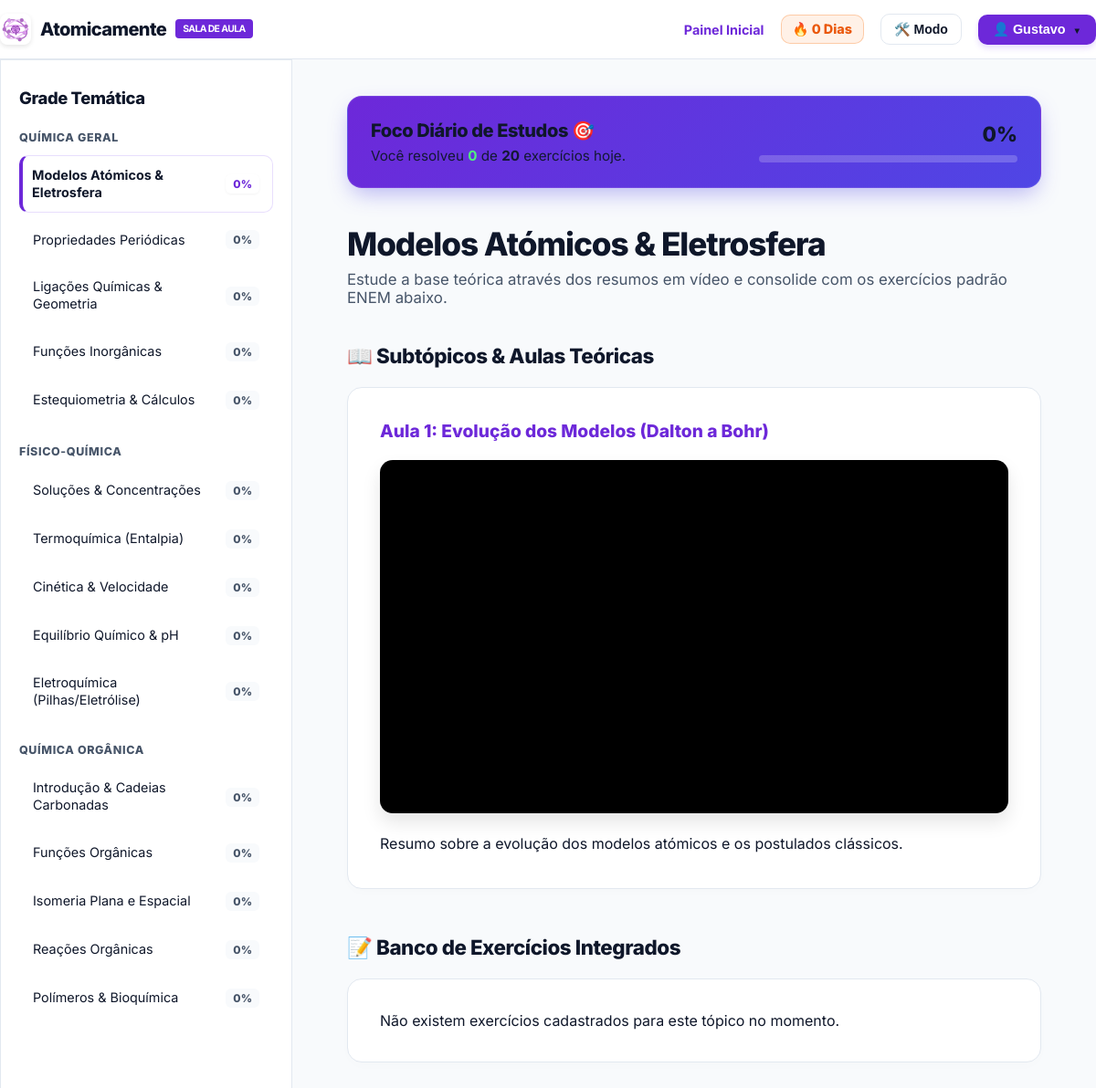
The page /topico.php (signed in) on the database as committed earlier.
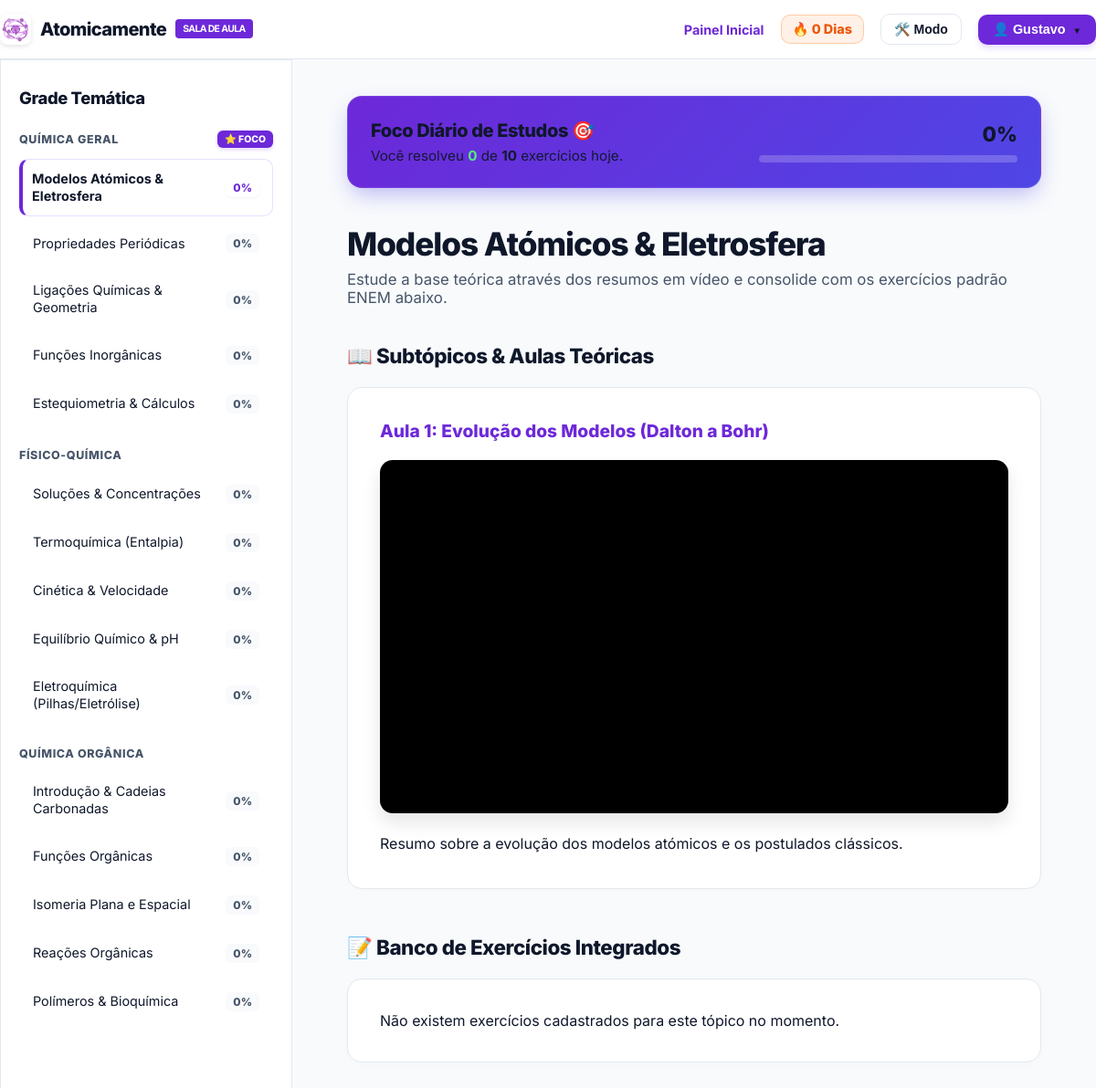
The same page on the database as committed later.
### tables this page shows
CREATE TABLE `users` (
  `id` int(11) NOT NULL,
  `role_id` int(11) NOT NULL,
  `nome` varchar(100) NOT NULL,
  `email` varchar(150) NOT NULL,
  `password_hash` varchar(255) NOT NULL,
  `meta_diaria` int(11) DEFAULT '20',
  `frente_foco` varchar(50) DEFAULT '',
  `streak` int(11) DEFAULT '0',
  `ultimo_estudo` date DEFAULT NULL
);

CREATE TABLE `frentes` (
  `id` int(11) NOT NULL,
  `nome` varchar(100) NOT NULL,
  `slug` varchar(100) NOT NULL,
  `icone` varchar(50) DEFAULT NULL
);

CREATE TABLE `topicos` (
  `id` int(11) NOT NULL,
  `frente_id` int(11) NOT NULL,
  `nome` varchar(100) NOT NULL,
  `slug` varchar(100) NOT NULL
);

CREATE TABLE `aulas` (
  `id` int(11) NOT NULL,
  `topico_id` int(11) NOT NULL,
  `titulo` varchar(150) NOT NULL,
  `video_url` varchar(255) DEFAULT NULL,
  `resumo` text,
  `ordem` int(11) DEFAULT '1'
);

### topico.php (the view, shortened to what this page needs)
<?php
require_once 'config.php';
$user_id = $_SESSION['user_id'];
$slug_atual = isset($_GET['id']) ? $_GET['id'] : 'modelos-atomicos';
try {
    $stmtUser = $pdo->prepare("SELECT meta_diaria, frente_foco FROM users WHERE id = :uid");
    $stmtUser->execute([':uid' => $user_id]);
    $userData = $stmtUser->fetch(PDO::FETCH_ASSOC);
    $meta_diaria = $userData['meta_diaria'] ?? 0;
    $foco_aluno = $userData['frente_foco'] ?? '';
    $stmtHoje = $pdo->prepare("SELECT COUNT(*) FROM user_progress WHERE user_id = :uid AND DATE(respondido_em) = CURDATE()");
    $stmtHoje->execute([':uid' => $user_id]);
    $feitos_hoje = $stmtHoje->fetchColumn();
    $frentes_sidebar = [];
    $stmtFrentes = $pdo->query("SELECT * FROM frentes ORDER BY id ASC");
    while ($frente = $stmtFrentes->fetch()) {
        $nome_frente = $frente['nome'];
        $eh_foco = false;
        if (
            ($foco_aluno === 'geral' && stripos($nome_frente, 'geral') !== false) ||
            ($foco_aluno === 'fisico' && stripos($nome_frente, 'físico') !== false) ||
            ($foco_aluno === 'fisico' && stripos($nome_frente, 'fisico') !== false) ||
            ($foco_aluno === 'organica' && stripos($nome_frente, 'orgânica') !== false) ||
            ($foco_aluno === 'organica' && stripos($nome_frente, 'organica') !== false) ||
            ($foco_aluno === 'ambiental' && stripos($nome_frente, 'ambiental') !== false)
        ) {
            $eh_foco = true;
        }
        $frente['eh_foco'] = $eh_foco;
        $stmtTopicos = $pdo->prepare("
            SELECT t.*,
                (SELECT COUNT(*) FROM questions q WHERE q.subtopic_id = t.id) as total_questoes,
                (SELECT COUNT(DISTINCT up.question_id)
                 FROM user_progress up
                 JOIN questions q ON up.question_id = q.id
                 WHERE q.subtopic_id = t.id AND up.user_id = :uid) as respondidas
            FROM topicos t
            WHERE t.frente_id = :fid
            ORDER BY t.id ASC
        ");
        $stmtTopicos->execute([':uid' => $user_id, ':fid' => $frente['id']]);
        $topicos_lista = $stmtTopicos->fetchAll();
        $frente['topicos'] = $topicos_lista;
        $frentes_sidebar[] = $frente;
    }
    $stmtAtual = $pdo->prepare("SELECT * FROM topicos WHERE slug = :slug");
    $stmtAtual->execute([':slug' => $slug_atual]);
    $topico_dados = $stmtAtual->fetch();
    $topico_id = $topico_dados['id'];
    $nome_topico_atual = $topico_dados['nome'];
    $stmtAulas = $pdo->prepare("SELECT * FROM aulas WHERE topico_id = :tid ORDER BY ordem ASC");
    $stmtAulas->execute([':tid' => $topico_id]);
    $aulas_topico = $stmtAulas->fetchAll();
    $stmtQuestoes = $pdo->prepare("
        SELECT q.*, up.is_correct as ja_respondida
        FROM questions q
        LEFT JOIN user_progress up ON q.id = up.question_id AND up.user_id = :uid
        WHERE q.subtopic_id = :tid
        ORDER BY q.id ASC
    ");
    $stmtQuestoes->execute([':uid' => $user_id, ':tid' => $topico_id]);
    $questoes_topico = $stmtQuestoes->fetchAll();
} catch (PDOException $e) {
    die("Erro de conexão na sala de aula: " . $e->getMessage());
}
?>
<!DOCTYPE html>
<html lang="pt-BR">
<head>
  <link rel="stylesheet" href="css/plataforma.css">
</head>
<body class="dash-body">
  <header class="topo-dash" style="border-bottom: 1px solid var(--borda);">
    <div class="container nav-dash" style="display: flex; justify-content: space-between; align-items: center; width: 100%;">
      <a href="dashboard.php" class="marca-dash" style="font-family: 'Inter', sans-serif; font-weight: 800; font-size: 1.25rem; letter-spacing: -0.03em; display: flex; align-items: center; gap: 10px;">
        <img src="assets/icone-simplificado.png" alt="Logo" style="height: 34px; border-radius: 8px; box-shadow: 0 2px 5px rgba(0,0,0,0.1);" />
        Atomicamente
        <span class="badge-enem" style="background: var(--roxo-base); font-size: 0.65rem; padding: 4px 8px; transform: translateY(-1px);">SALA DE AULA</span>
      </a>
      <div style="display: flex; align-items: center; gap: 18px;">
        <a href="dashboard.php" style="color: var(--roxo-base); text-decoration: none; font-weight: 700; font-size: 0.9rem; transition: opacity 0.2s;">Painel Inicial</a>
<div style="display: flex; align-items: center; gap: 6px; background: rgba(249, 115, 22, 0.1); border: 1px solid rgba(249, 115, 22, 0.3); padding: 6px 12px; border-radius: 10px; font-weight: 800; color: #ea580c; font-size: 0.9rem;">
  🔥 <?php
        $stmtStreak = $pdo->prepare("SELECT streak FROM users WHERE id = :uid");
        $stmtStreak->execute([':uid' => $_SESSION['user_id']]);
        echo $stmtStreak->fetchColumn() ?: 0;
     ?> Dias
</div>
        <div class="menu-dropdown">
          <button onclick="alternarDropdown('drop-config')" style="background: none; border: 1px solid var(--borda); color: var(--texto-principal); padding: 8px 14px; font-size: 0.88rem; border-radius: 10px; font-weight: 600; cursor: pointer; transition: all 0.2s;">
            🛠️ Modo
          </button>
        </div>
        <div class="menu-dropdown">
          <button onclick="alternarDropdown('drop-perfil')" style="background: var(--roxo-base); color: white; border: none; padding: 8px 16px; font-size: 0.9rem; border-radius: 10px; font-weight: 700; cursor: pointer; box-shadow: 0 4px 6px rgba(139, 92, 246, 0.2); transition: all 0.2s;">
            👤 <?php echo explode(' ', $_SESSION['user_nome'] ?? 'Estudante')[0]; ?> <span style="font-size: 0.6rem; margin-left: 4px;">▼</span>
          </button>
        </div>
      </div>
    </div>
  </header>
  <div class="layout-sala-aula">
    <nav class="sidebar-grade">
      <h2 style="font-size: 1.15rem; color: var(--texto-principal); margin-top:0; font-weight:800; letter-spacing: -0.02em;">Grade Temática</h2>
      <?php foreach ($frentes_sidebar as $frente): ?>
        <div class="titulo-categoria">
          <?php echo htmlspecialchars($frente['nome']); ?>
          <?php if ($frente['eh_foco']): ?>
            <span class="badge-foco-sidebar">⭐ FOCO</span>
          <?php endif; ?>
        </div>
        <?php foreach ($frente['topicos'] as $topico): ?>
          <a href="topico.php?id=<?php echo htmlspecialchars($topico['slug']); ?>" class="link-subtopico-wrapper <?php echo ($topico['slug'] === $slug_atual) ? 'ativo' : ''; ?>">
             <span class="label-titulo"><?php echo htmlspecialchars($topico['nome']); ?></span>
             <span class="badge-progresso"><?php echo $topico['porcentagem']; ?>%</span>
          </a>
        <?php endforeach; ?>
      <?php endforeach; ?>
    </nav>
    <main class="centro-aula">
      <?php if ($meta_diaria > 0): ?>
        <?php $porcentagem_meta = min(round(($feitos_hoje / $meta_diaria) * 100), 100); ?>
        <div class="widget-meta">
          <div>
            <h4 style="margin: 0 0 6px 0; font-size: 1.25rem; font-weight: 800; letter-spacing: -0.02em;">Foco Diário de Estudos 🎯</h4>
            <p style="margin: 0; opacity: 0.95; font-size: 0.95rem;">Você resolveu <b style="color: #50fa7b;"><?php echo $feitos_hoje; ?></b> de <b><?php echo $meta_diaria; ?></b> exercícios hoje.</p>
          </div>
          <div style="text-align: right; width: 40%; max-width: 300px;">
            <span style="font-weight: 800; font-size: 1.4rem;"><?php echo $porcentagem_meta; ?>%</span>
            <div class="barra-meta-bg">
            </div>
          </div>
        </div>
      <?php endif; ?>
      <div style="margin-bottom: 40px;">
        <h1 style="margin: 0; font-size: 2.2rem; color: var(--texto-principal); font-weight: 800; letter-spacing: -0.03em;"><?php echo htmlspecialchars($nome_topico_atual); ?></h1>
        <p style="margin: 8px 0 0 0; color: var(--texto-secundario); font-size: 1.05rem;">Estude a base teórica através dos resumos em vídeo e consolide com os exercícios padrão ENEM abaixo.</p>
      </div>
      <h2 style="color: var(--texto-principal); font-size: 1.4rem; font-weight: 800; margin-bottom: 20px; letter-spacing: -0.02em;">📖 Subtópicos & Aulas Teóricas</h2>
      <?php if (empty($aulas_topico)): ?>
        <div class="card-modulo" style="color: var(--texto-secundario); font-style: italic;">
          Material de apoio ainda não disponibilizado pela equipe pedagógica. Vá direto para a bateria de exercícios.
        </div>
      <?php else: ?>
        <?php foreach ($aulas_topico as $aula): ?>
          <div class="card-modulo">
            <h3 style="margin-top: 0; margin-bottom: 5px; color: var(--roxo-base); font-weight: 800; font-size: 1.2rem;"><?php echo htmlspecialchars($aula['titulo']); ?></h3>
            <?php if (!empty($aula['video_url'])): ?>
              <div class="video-container">
                <iframe src="<?php echo htmlspecialchars($aula['video_url']); ?>" allowfullscreen></iframe>
              </div>
            <?php endif; ?>
            <?php if (!empty($aula['resumo'])): ?>
              <div style="line-height: 1.7; color: var(--texto-principal); font-size: 1rem; margin-top: 20px;">
                <?php echo nl2br(htmlspecialchars($aula['resumo'])); ?>
              </div>
            <?php endif; ?>
          </div>
        <?php endforeach; ?>
      <?php endif; ?>
      <h2 style="color: var(--texto-principal); font-size: 1.4rem; font-weight: 800; margin: 50px 0 20px 0; letter-spacing: -0.02em;">📝 Banco de Exercícios Integrados</h2>
      <?php if (empty($questoes_topico)): ?>
        <div class="card-modulo" style="color: var(--texto-secundario);">
          Não existem exercícios cadastrados para este tópico no momento.
        </div>
      <?php endif; ?>
    </main>
  </div>
</body>
</html>

### css/plataforma.css (style rules this page uses)
:root { --roxo-base: #6d28d9; --roxo-vivo: #8b5cf6; --sucesso: #10b981; --bg-global: #f8fafc; --bg-card: #ffffff; --bg-topo: #ffffff; --bg-dropdown: #ffffff; --borda: #e2e8f0; --texto-principal: #0f172a; --texto-secundario: #475569; --roxo-profundo: #1e1b4b; --bg-hover-radio: #f5f3ff; --sucesso-fundo: #ecfdf5; }
body.dash-body { font-family: 'Inter', system-ui, -apple-system, sans-serif; background-color: var(--bg-global) !important; color: var(--texto-principal) !important; margin: 0; padding: 0; transition: background-color 0.2s ease, color 0.2s ease; }
.container { width: 90%; max-width: 1200px; margin: 0 auto; }
h1, h2, h3, h4 { color: var(--texto-principal); }
p, span, label { color: var(--texto-principal); }
.topo-dash { background-color: var(--bg-topo) !important; border-bottom: 1px solid var(--borda) !important; padding: 15px 0; position: sticky; top: 0; z-index: 100; transition: background-color 0.2s ease, border-color 0.2s ease; }
.nav-dash { display: flex; justify-content: space-between; align-items: center; }
.marca-dash { display: flex; align-items: center; gap: 10px; font-weight: 800; font-size: 1.2rem; color: var(--texto-principal) !important; text-decoration: none; }
.badge-enem { background: #f59e0b; color: white; font-size: 0.7rem; padding: 2px 6px; border-radius: 4px; font-weight: bold; }
.card-estatistica, .opcao-radio-card, .card-modulo, .card-admin, .sidebar-grade, .auth-box, .conteudo-aula, .bloco-teoria, .area-exercicios { background-color: var(--bg-card) !important; border: 1px solid var(--borda) !important; color: var(--texto-principal) !important; transition: all 0.2s ease; }
.menu-dropdown { position: relative !important; display: inline-block !important; }

Rows that differ between the two databases and show on the page:
changed users: meta_diaria "20" → "10"
shown differently, row unchanged: frentes "QUÍMICA GERAL": now shows "⭐ FOCO"
